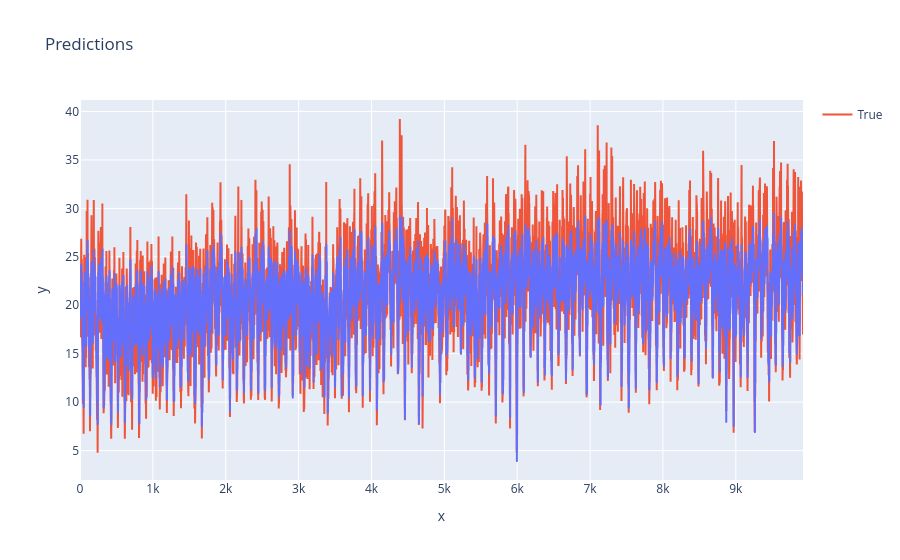

The notebook cell this image was saved under:
### Code cell
import plotly.graph_objs as go

# Create traces
trace0 = go.Scatter(
    x = list(range(len(predictions_original.reshape(-1,1)))),
    y = predictions_original.reshape(-1,1),
    mode = 'lines',
    name = 'Predictions'
)

trace1 = go.Scatter(
    x = list(range(len(y_test))),
    y = scaler.inverse_transform(y_test.reshape(-1,1)).reshape(-1),
    mode = 'lines',
    name = 'True'
)

data = [trace0, trace1]

# Edit the layout
layout = dict(title = 'Load Forecasting',
              xaxis = dict(title = 'Time'),
              yaxis = dict(title = 'Load'))

# Create the figure
fig = dict(data=data, layout=layout)

# Plot the figure
import plotly.express as px
fig = px.line(df, x=list(range(len(predictions_original))), y=predictions_original.reshape(-1), title='Predictions')
fig.add_scatter(x=list(range(len(y_test))), y=scaler.inverse_transform(y_test.reshape(-1,1)).reshape(-1), name='True')
fig.show()
layout = dict(title = 'Load Forecasting',
              xaxis = dict(title = 'Time'),
              yaxis = dict(title = 'Load'))

# Create the figure
fig = dict(data=data, layout=layout)

# Plot the figure
import plotly.express as px
fig = px.line(df, x=range(len(predictions_original)), y=predictions_original.reshape(-1), title='Predictions')
fig.add_scatter(x=range(len(y_test)), y=scaler.inverse_transform(y_test.reshape(-1,1)).reshape(-1), name='True')
fig.show()

### Figure 1 — Plotly figure (JSON) as saved in the notebook; plotly's stock layout.template omitted (floating-point values rounded to 4 significant figures; data arrays with more than 128 entries replaced by an {"elided": "..."} marker saying what was removed)
{"data": [{"hovertemplate": "x=%{x}<br>y=%{y}<extra></extra>", "legendgroup": "", "line": {"color": "#636efa", "dash": "solid"}, "marker": {"symbol": "circle"}, "mode": "lines", "name": "", "showlegend": false, "type": "scattergl", "x": {"elided": "9923 int values"}, "xaxis": "x", "y": {"elided": "9923 float values"}, "yaxis": "y"}, {"name": "True", "type": "scatter", "x": {"elided": "9923 int values"}, "y": {"elided": "9923 float values"}}], "layout": {"legend": {"tracegroupgap": 0}, "title": {"text": "Predictions"}, "xaxis": {"anchor": "y", "domain": [0, 1], "title": {"text": "x"}}, "yaxis": {"anchor": "x", "domain": [0, 1], "title": {"text": "y"}}}}
